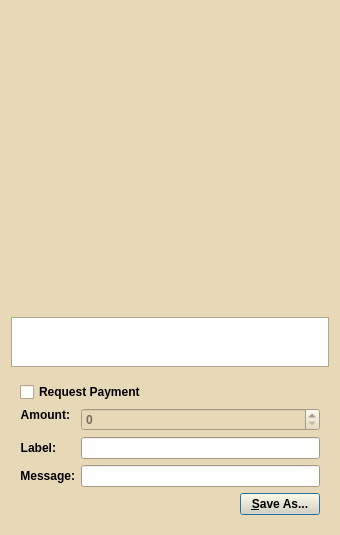
<?xml version="1.0" encoding="UTF-8"?>
<ui version="4.0">
 <class>QRCodeDialog</class>
 <widget class="QDialog" name="QRCodeDialog">
  <property name="geometry">
   <rect>
    <x>0</x>
    <y>0</y>
    <width>340</width>
    <height>530</height>
   </rect>
  </property>
  <property name="palette">
   <palette>
    <active>
     <colorrole role="WindowText">
      <brush brushstyle="SolidPattern">
       <color alpha="255">
        <red>0</red>
        <green>0</green>
        <blue>0</blue>
       </color>
      </brush>
     </colorrole>
     <colorrole role="Button">
      <brush brushstyle="SolidPattern">
       <color alpha="255">
        <red>231</red>
        <green>216</green>
        <blue>184</blue>
       </color>
      </brush>
     </colorrole>
     <colorrole role="Light">
      <brush brushstyle="SolidPattern">
       <color alpha="255">
        <red>255</red>
        <green>255</green>
        <blue>255</blue>
       </color>
      </brush>
     </colorrole>
     <colorrole role="Midlight">
      <brush brushstyle="SolidPattern">
       <color alpha="255">
        <red>243</red>
        <green>235</green>
        <blue>219</blue>
       </color>
      </brush>
     </colorrole>
     <colorrole role="Dark">
      <brush brushstyle="SolidPattern">
       <color alpha="255">
        <red>115</red>
        <green>108</green>
        <blue>92</blue>
       </color>
      </brush>
     </colorrole>
     <colorrole role="Mid">
      <brush brushstyle="SolidPattern">
       <color alpha="255">
        <red>154</red>
        <green>144</green>
        <blue>123</blue>
       </color>
      </brush>
     </colorrole>
     <colorrole role="Text">
      <brush brushstyle="SolidPattern">
       <color alpha="255">
        <red>0</red>
        <green>0</green>
        <blue>0</blue>
       </color>
      </brush>
     </colorrole>
     <colorrole role="BrightText">
      <brush brushstyle="SolidPattern">
       <color alpha="255">
        <red>255</red>
        <green>255</green>
        <blue>255</blue>
       </color>
      </brush>
     </colorrole>
     <colorrole role="ButtonText">
      <brush brushstyle="SolidPattern">
       <color alpha="255">
        <red>0</red>
        <green>0</green>
        <blue>0</blue>
       </color>
      </brush>
     </colorrole>
     <colorrole role="Base">
      <brush brushstyle="SolidPattern">
       <color alpha="255">
        <red>255</red>
        <green>255</green>
        <blue>255</blue>
       </color>
      </brush>
     </colorrole>
     <colorrole role="Window">
      <brush brushstyle="SolidPattern">
       <color alpha="255">
        <red>231</red>
        <green>216</green>
        <blue>184</blue>
       </color>
      </brush>
     </colorrole>
     <colorrole role="Shadow">
      <brush brushstyle="SolidPattern">
       <color alpha="255">
        <red>0</red>
        <green>0</green>
        <blue>0</blue>
       </color>
      </brush>
     </colorrole>
     <colorrole role="AlternateBase">
      <brush brushstyle="SolidPattern">
       <color alpha="255">
        <red>243</red>
        <green>235</green>
        <blue>219</blue>
       </color>
      </brush>
     </colorrole>
     <colorrole role="ToolTipBase">
      <brush brushstyle="SolidPattern">
       <color alpha="255">
        <red>255</red>
        <green>255</green>
        <blue>220</blue>
       </color>
      </brush>
     </colorrole>
     <colorrole role="ToolTipText">
      <brush brushstyle="SolidPattern">
       <color alpha="255">
        <red>0</red>
        <green>0</green>
        <blue>0</blue>
       </color>
      </brush>
     </colorrole>
    </active>
    <inactive>
     <colorrole role="WindowText">
      <brush brushstyle="SolidPattern">
       <color alpha="255">
        <red>0</red>
        <green>0</green>
        <blue>0</blue>
       </color>
      </brush>
     </colorrole>
     <colorrole role="Button">
      <brush brushstyle="SolidPattern">
       <color alpha="255">
        <red>231</red>
        <green>216</green>
        <blue>184</blue>
       </color>
      </brush>
     </colorrole>
     <colorrole role="Light">
      <brush brushstyle="SolidPattern">
       <color alpha="255">
        <red>255</red>
        <green>255</green>
        <blue>255</blue>
       </color>
      </brush>
     </colorrole>
     <colorrole role="Midlight">
      <brush brushstyle="SolidPattern">
       <color alpha="255">
        <red>243</red>
        <green>235</green>
        <blue>219</blue>
       </color>
      </brush>
     </colorrole>
     <colorrole role="Dark">
      <brush brushstyle="SolidPattern">
       <color alpha="255">
        <red>115</red>
        <green>108</green>
        <blue>92</blue>
       </color>
      </brush>
     </colorrole>
     <colorrole role="Mid">
      <brush brushstyle="SolidPattern">
       <color alpha="255">
        <red>154</red>
        <green>144</green>
        <blue>123</blue>
       </color>
      </brush>
     </colorrole>
     <colorrole role="Text">
      <brush brushstyle="SolidPattern">
       <color alpha="255">
        <red>0</red>
        <green>0</green>
        <blue>0</blue>
       </color>
      </brush>
     </colorrole>
     <colorrole role="BrightText">
      <brush brushstyle="SolidPattern">
       <color alpha="255">
        <red>255</red>
        <green>255</green>
        <blue>255</blue>
       </color>
      </brush>
     </colorrole>
     <colorrole role="ButtonText">
      <brush brushstyle="SolidPattern">
       <color alpha="255">
        <red>0</red>
        <green>0</green>
        <blue>0</blue>
       </color>
      </brush>
     </colorrole>
     <colorrole role="Base">
      <brush brushstyle="SolidPattern">
       <color alpha="255">
        <red>255</red>
        <green>255</green>
        <blue>255</blue>
       </color>
      </brush>
     </colorrole>
     <colorrole role="Window">
      <brush brushstyle="SolidPattern">
       <color alpha="255">
        <red>231</red>
        <green>216</green>
        <blue>184</blue>
       </color>
      </brush>
     </colorrole>
     <colorrole role="Shadow">
      <brush brushstyle="SolidPattern">
       <color alpha="255">
        <red>0</red>
        <green>0</green>
        <blue>0</blue>
       </color>
      </brush>
     </colorrole>
     <colorrole role="AlternateBase">
      <brush brushstyle="SolidPattern">
       <color alpha="255">
        <red>243</red>
        <green>235</green>
        <blue>219</blue>
       </color>
      </brush>
     </colorrole>
     <colorrole role="ToolTipBase">
      <brush brushstyle="SolidPattern">
       <color alpha="255">
        <red>255</red>
        <green>255</green>
        <blue>220</blue>
       </color>
      </brush>
     </colorrole>
     <colorrole role="ToolTipText">
      <brush brushstyle="SolidPattern">
       <color alpha="255">
        <red>0</red>
        <green>0</green>
        <blue>0</blue>
       </color>
      </brush>
     </colorrole>
    </inactive>
    <disabled>
     <colorrole role="WindowText">
      <brush brushstyle="SolidPattern">
       <color alpha="255">
        <red>115</red>
        <green>108</green>
        <blue>92</blue>
       </color>
      </brush>
     </colorrole>
     <colorrole role="Button">
      <brush brushstyle="SolidPattern">
       <color alpha="255">
        <red>231</red>
        <green>216</green>
        <blue>184</blue>
       </color>
      </brush>
     </colorrole>
     <colorrole role="Light">
      <brush brushstyle="SolidPattern">
       <color alpha="255">
        <red>255</red>
        <green>255</green>
        <blue>255</blue>
       </color>
      </brush>
     </colorrole>
     <colorrole role="Midlight">
      <brush brushstyle="SolidPattern">
       <color alpha="255">
        <red>243</red>
        <green>235</green>
        <blue>219</blue>
       </color>
      </brush>
     </colorrole>
     <colorrole role="Dark">
      <brush brushstyle="SolidPattern">
       <color alpha="255">
        <red>115</red>
        <green>108</green>
        <blue>92</blue>
       </color>
      </brush>
     </colorrole>
     <colorrole role="Mid">
      <brush brushstyle="SolidPattern">
       <color alpha="255">
        <red>154</red>
        <green>144</green>
        <blue>123</blue>
       </color>
      </brush>
     </colorrole>
     <colorrole role="Text">
      <brush brushstyle="SolidPattern">
       <color alpha="255">
        <red>115</red>
        <green>108</green>
        <blue>92</blue>
       </color>
      </brush>
     </colorrole>
     <colorrole role="BrightText">
      <brush brushstyle="SolidPattern">
       <color alpha="255">
        <red>255</red>
        <green>255</green>
        <blue>255</blue>
       </color>
      </brush>
     </colorrole>
     <colorrole role="ButtonText">
      <brush brushstyle="SolidPattern">
       <color alpha="255">
        <red>115</red>
        <green>108</green>
        <blue>92</blue>
       </color>
      </brush>
     </colorrole>
     <colorrole role="Base">
      <brush brushstyle="SolidPattern">
       <color alpha="255">
        <red>231</red>
        <green>216</green>
        <blue>184</blue>
       </color>
      </brush>
     </colorrole>
     <colorrole role="Window">
      <brush brushstyle="SolidPattern">
       <color alpha="255">
        <red>231</red>
        <green>216</green>
        <blue>184</blue>
       </color>
      </brush>
     </colorrole>
     <colorrole role="Shadow">
      <brush brushstyle="SolidPattern">
       <color alpha="255">
        <red>0</red>
        <green>0</green>
        <blue>0</blue>
       </color>
      </brush>
     </colorrole>
     <colorrole role="AlternateBase">
      <brush brushstyle="SolidPattern">
       <color alpha="255">
        <red>231</red>
        <green>216</green>
        <blue>184</blue>
       </color>
      </brush>
     </colorrole>
     <colorrole role="ToolTipBase">
      <brush brushstyle="SolidPattern">
       <color alpha="255">
        <red>255</red>
        <green>255</green>
        <blue>220</blue>
       </color>
      </brush>
     </colorrole>
     <colorrole role="ToolTipText">
      <brush brushstyle="SolidPattern">
       <color alpha="255">
        <red>0</red>
        <green>0</green>
        <blue>0</blue>
       </color>
      </brush>
     </colorrole>
    </disabled>
   </palette>
  </property>
  <property name="font">
   <font>
    <weight>75</weight>
    <bold>true</bold>
   </font>
  </property>
  <property name="windowTitle">
   <string>QR Code Dialog</string>
  </property>
  <layout class="QVBoxLayout" name="verticalLayout_3">
   <item>
    <widget class="QLabel" name="lblQRCode">
     <property name="sizePolicy">
      <sizepolicy hsizetype="Expanding" vsizetype="Expanding">
       <horstretch>0</horstretch>
       <verstretch>0</verstretch>
      </sizepolicy>
     </property>
     <property name="minimumSize">
      <size>
       <width>300</width>
       <height>300</height>
      </size>
     </property>
     <property name="textFormat">
      <enum>Qt::PlainText</enum>
     </property>
     <property name="alignment">
      <set>Qt::AlignCenter</set>
     </property>
     <property name="wordWrap">
      <bool>true</bool>
     </property>
    </widget>
   </item>
   <item>
    <widget class="QPlainTextEdit" name="outUri">
     <property name="sizePolicy">
      <sizepolicy hsizetype="Expanding" vsizetype="Minimum">
       <horstretch>0</horstretch>
       <verstretch>0</verstretch>
      </sizepolicy>
     </property>
     <property name="minimumSize">
      <size>
       <width>0</width>
       <height>50</height>
      </size>
     </property>
     <property name="tabChangesFocus">
      <bool>true</bool>
     </property>
     <property name="textInteractionFlags">
      <set>Qt::TextSelectableByKeyboard|Qt::TextSelectableByMouse</set>
     </property>
    </widget>
   </item>
   <item>
    <widget class="QWidget" name="widget" native="true">
     <layout class="QVBoxLayout" name="verticalLayout_2">
      <item>
       <widget class="QCheckBox" name="chkReqPayment">
        <property name="enabled">
         <bool>true</bool>
        </property>
        <property name="text">
         <string>Request Payment</string>
        </property>
       </widget>
      </item>
      <item>
       <layout class="QFormLayout" name="formLayout">
        <property name="fieldGrowthPolicy">
         <enum>QFormLayout::AllNonFixedFieldsGrow</enum>
        </property>
        <item row="1" column="0">
         <widget class="QLabel" name="lblLabel">
          <property name="text">
           <string>Label:</string>
          </property>
          <property name="textFormat">
           <enum>Qt::PlainText</enum>
          </property>
          <property name="alignment">
           <set>Qt::AlignRight|Qt::AlignTrailing|Qt::AlignVCenter</set>
          </property>
          <property name="buddy">
           <cstring>lnLabel</cstring>
          </property>
         </widget>
        </item>
        <item row="1" column="1">
         <widget class="QLineEdit" name="lnLabel"/>
        </item>
        <item row="2" column="0">
         <widget class="QLabel" name="lblMessage">
          <property name="text">
           <string>Message:</string>
          </property>
          <property name="textFormat">
           <enum>Qt::PlainText</enum>
          </property>
          <property name="alignment">
           <set>Qt::AlignRight|Qt::AlignTrailing|Qt::AlignVCenter</set>
          </property>
          <property name="buddy">
           <cstring>lnMessage</cstring>
          </property>
         </widget>
        </item>
        <item row="2" column="1">
         <widget class="QLineEdit" name="lnMessage"/>
        </item>
        <item row="0" column="0">
         <widget class="QLabel" name="lblAmount">
          <property name="sizePolicy">
           <sizepolicy hsizetype="Preferred" vsizetype="Maximum">
            <horstretch>0</horstretch>
            <verstretch>0</verstretch>
           </sizepolicy>
          </property>
          <property name="text">
           <string>Amount:</string>
          </property>
          <property name="textFormat">
           <enum>Qt::PlainText</enum>
          </property>
          <property name="alignment">
           <set>Qt::AlignRight|Qt::AlignTrailing|Qt::AlignVCenter</set>
          </property>
          <property name="buddy">
           <cstring>lnReqAmount</cstring>
          </property>
         </widget>
        </item>
        <item row="0" column="1">
         <widget class="BitcoinAmountField" name="lnReqAmount">
          <property name="enabled">
           <bool>false</bool>
          </property>
          <property name="minimumSize">
           <size>
            <width>80</width>
            <height>0</height>
           </size>
          </property>
         </widget>
        </item>
       </layout>
      </item>
      <item>
       <layout class="QHBoxLayout" name="horizontalLayout">
        <item>
         <spacer name="horizontalSpacer">
          <property name="orientation">
           <enum>Qt::Horizontal</enum>
          </property>
          <property name="sizeHint" stdset="0">
           <size>
            <width>40</width>
            <height>20</height>
           </size>
          </property>
         </spacer>
        </item>
        <item>
         <widget class="QPushButton" name="btnSaveAs">
          <property name="text">
           <string>&amp;Save As...</string>
          </property>
         </widget>
        </item>
       </layout>
      </item>
     </layout>
    </widget>
   </item>
  </layout>
 </widget>
 <customwidgets>
  <customwidget>
   <class>BitcoinAmountField</class>
   <extends>QSpinBox</extends>
   <header>bitcoinamountfield.h</header>
   <container>1</container>
  </customwidget>
 </customwidgets>
 <resources/>
 <connections>
  <connection>
   <sender>chkReqPayment</sender>
   <signal>clicked(bool)</signal>
   <receiver>lnReqAmount</receiver>
   <slot>setEnabled(bool)</slot>
   <hints>
    <hint type="sourcelabel">
     <x>92</x>
     <y>285</y>
    </hint>
    <hint type="destinationlabel">
     <x>98</x>
     <y>311</y>
    </hint>
   </hints>
  </connection>
 </connections>
</ui>
